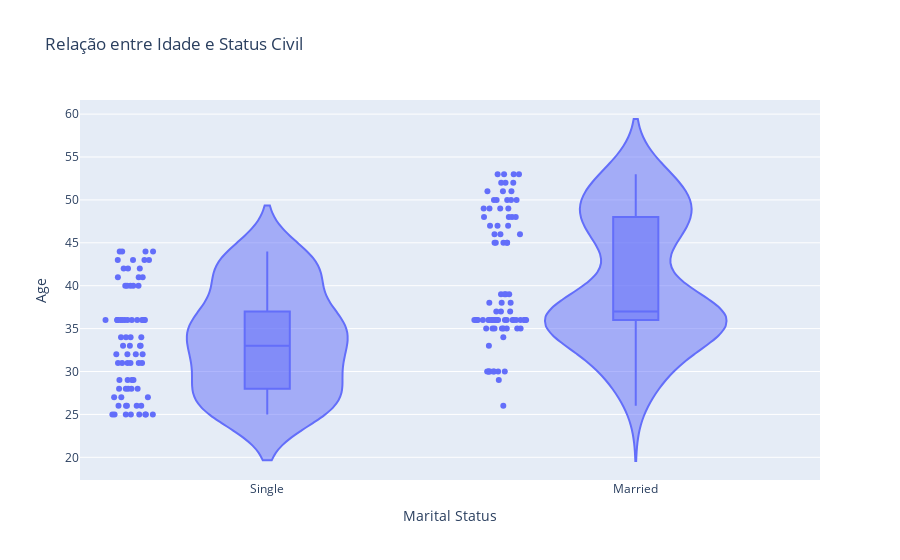

This figure's notebook cell:
### Markdown cell above
**D) Realize a análise Bivariada.
Tente responder as seguintes perguntas com gráficos seguidos de insights:**



*   Existe relação entre a idade e o status civil?
*   Qual a relação entre o score de crédito e o nível de escolaridade?
*  O salário parece influenciar na idade?
* O salário parece influenciar no Score de Crédito?
* Clientes com casa própria tendem a ter um score mais alto?

### Code cell
# Criando um gráfico violino
fig = px.violin(df, x='Marital Status', y='Age', box=True, points="all", title='Relação entre Idade e Status Civil')
fig.show()

### Figure 1 — Plotly figure (JSON) as saved in the notebook; plotly's stock layout.template omitted (floating-point values rounded to 4 significant figures; data arrays with more than 128 entries replaced by an {"elided": "..."} marker saying what was removed)
{"data": [{"alignmentgroup": "True", "box": {"visible": true}, "hovertemplate": "Marital Status=%{x}<br>Age=%{y}<extra></extra>", "legendgroup": "", "marker": {"color": "#636efa"}, "name": "", "offsetgroup": "", "orientation": "v", "points": "all", "scalegroup": "True", "showlegend": false, "type": "violin", "x": {"elided": "164 str values"}, "x0": " ", "xaxis": "x", "y": {"elided": "164 int values"}, "y0": " ", "yaxis": "y"}], "layout": {"legend": {"tracegroupgap": 0}, "title": {"text": "Relação entre Idade e Status Civil"}, "violinmode": "group", "xaxis": {"anchor": "y", "domain": [0, 1], "title": {"text": "Marital Status"}}, "yaxis": {"anchor": "x", "domain": [0, 1], "title": {"text": "Age"}}}}
